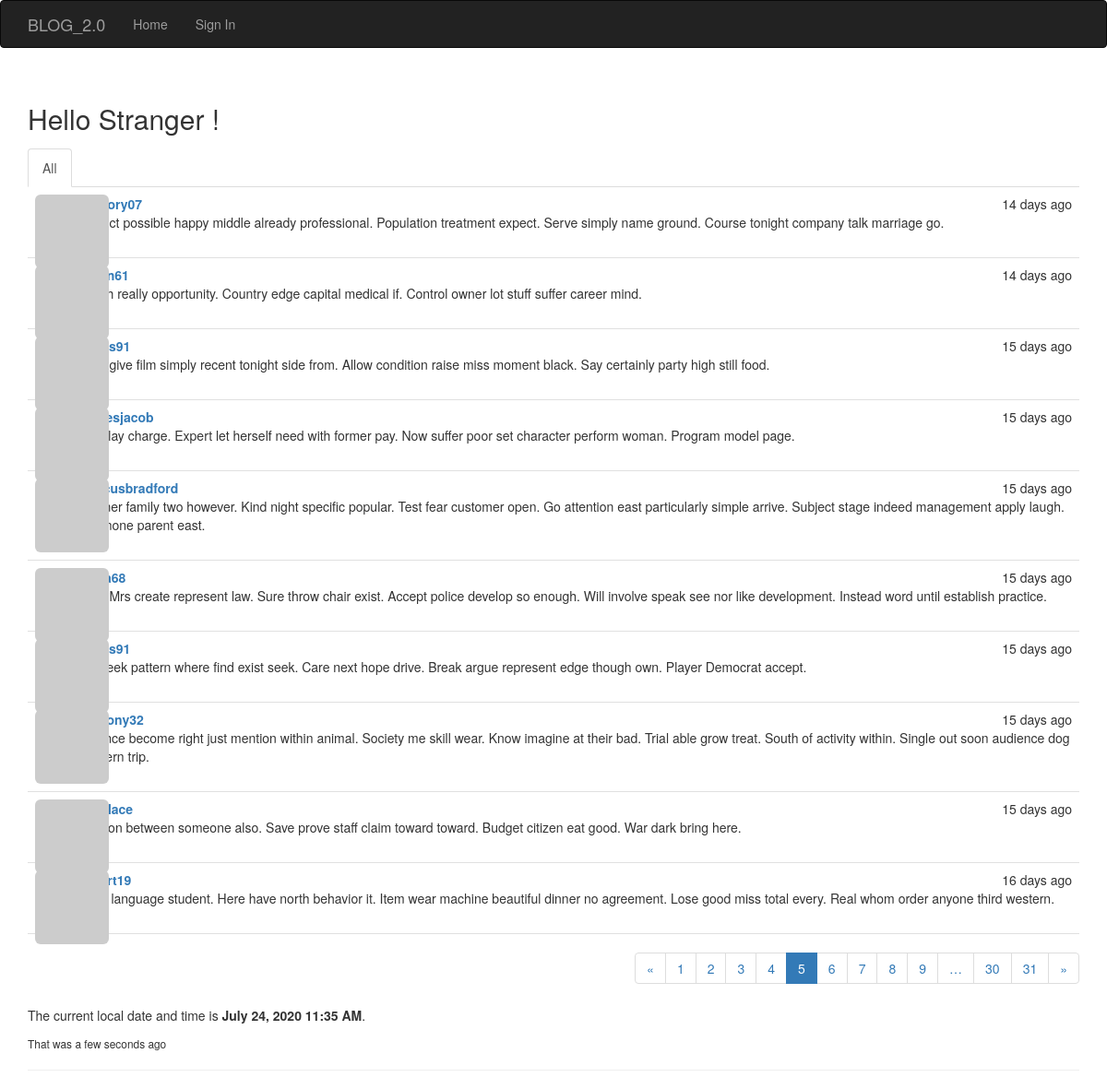
The app's page /?page=5 with its own data.
### app/models.py (models this page shows, shortened)
class Post(db.Model):
    __tablename__='posts'
    id = db.Column(db.Integer, primary_key=True)
    body = db.Column(db.Text)
    timestamp = db.Column(db.DateTime, index=True, default=datetime.utcnow)
    author_id = db.Column(db.Integer, db.ForeignKey('users.id'))
    body_html = db.Column(db.Text)

class User(UserMixin, db.Model):
    __tablename__ = 'users'
    id = db.Column(db.Integer, primary_key=True)
    email = db.Column(db.String(64), unique=True, index=True)
    username = db.Column(db.String(64), unique=True, index=True)
    name = db.Column(db.String(64))
    location = db.Column(db.String(64))
    about_me = db.Column(db.Text())
    member_since = db.Column(db.DateTime(), default=datetime.utcnow)
    last_seen = db.Column(db.DateTime(), default=datetime.utcnow)
    password_hash = db.Column(db.String(128))
    avatar_hash = db.Column(db.String(32))
    role_id = db.Column(db.Integer, db.ForeignKey('roles.id'))
    confirmed = db.Column(db.Boolean, default=False)
    posts = db.relationship('Post', backref='author', lazy='dynamic')
    followed = db.relationship('Follow', foreign_keys=[Follow.follower_id], backref=db.backref('follower', lazy='joined'), lazy='dynamic', cascade='all, delete-orphan')
    followers = db.relationship('Follow', foreign_keys=[Follow.followed_id], backref=db.backref('followed', lazy='joined'), lazy='dynamic', cascade='all, delete-orphan')
    @property
    def password(self):
        '''
        Password property to prevent reading passwords directly
        '''
        raise AttributeError('Password is not a readable attribute')
    def gravatar(self, size=100, default='identicon', rating='g'):
        if request.is_secure:
            url = 'https://secure.gravatar.com/avatar'
        else:
            url = 'http://www.gravatar.com/avatar'
            hash = self.avatar_hash or self.gravatar_hash()
        return '{url}/{hash}?s={size}&d={default}&r={rating}'.format(
            url=url, hash=hash, size=size, default=default, rating=rating)

### app/main/views.py (the view)
@main.route('/', methods=['GET', 'POST'])
def index():
    form = BlogPostForm()
    if current_user.can(Permission.WRITE) and form.validate_on_submit():
        post = Post(body=form.body.data, author=current_user._get_current_object())
        db.session.add(post)
        db.session.commit()
        return redirect(url_for('main.index'))
    show_followed = False
    if current_user.is_authenticated:
        show_followed = bool(request.cookies.get('show_followed', ''))
    if show_followed:
        query = current_user.followed_posts
    else:
        query = Post.query
    page = request.args.get('page', 1, type=int)
    pagination = query.order_by(Post.timestamp.desc()).paginate(
        page, per_page=current_app.config['BLOG_POSTS_PER_PAGE'],
        error_out=False
    )
    posts = pagination.items
    return render_template('index.html',
        current_time=datetime.utcnow(),
        form=form, posts=posts, show_followed=show_followed, pagination=pagination)

### app/auth/views.py (called while the page is built)
@auth.before_app_request
def before_request():
    if current_user.is_authenticated:
        current_user.ping()
        if not current_user.confirmed \
                and request.endpoint \
                and request.blueprint != 'auth' \
                and request.endpoint != 'static':
            return redirect(url_for('auth.unconfirmed'))

### app/main/__init__.py (called while the page is built)
@main.app_context_processor
def inject_permission():
    return dict(Permission=Permission)

### app/models.py (called while the page is built)
    def can(self, permissions):
        return False

    def is_administrator(self):
        return False

### app/templates/index.html (shortened to what this page needs)
{% extends 'base.html' %}
{% import "bootstrap/wtf.html" as wtf %}
{% import "_macros.html" as macros %}
{% block page_content %}
<div class='page-header'>
  <h2>Hello {% if current_user.is_authenticated %} {{ current_user.username|capitalize }} {% else %} Stranger {% endif %}!</h2>
  <div class="post-tabs">
    <ul class="nav nav-tabs">
        <li{% if not show_followed %} class="active"{% endif %}><a href="{{ url_for('.show_all') }}">All</a></li>
    </ul>
    {% include '_posts.html' %}
</div>
<div class="pagination">
  {{ macros.pagination_widget(pagination, '.index') }}
</div>
<p>The current local date and time is <b>{{ moment(current_time).format('LLL') }}</b>.</p>
<p><small>That was {{ moment(current_time).fromNow(refresh=True) }}</small></p>
{% endblock %}

### app/templates/_posts.html (shortened to what this page needs)
<ul class="posts">
  {% for post in posts %}
  <li class="post">
    <div class="profile-thumbnail">
      <a href="{{ url_for('.user', username=post.author.username) }}">
        <img class="img-rounded profile-thumbnail" src="{{ post.author.gravatar(size=40) }}">
      </a>
    </div>
    <div class="post-content">
      <div class="post-date">{{ moment(post.timestamp).fromNow() }}</div>
      <div class="post-author">
        <a href="{{ url_for('.user', username=post.author.username) }}">{{ post.author.username }}</a>
      </div>
      <div class="post-body">
        {% if post.body_html %}
          {{ post.body_html | safe }}
        {% else %}
          {{ post.body }}
        {% endif %}
      </div>
      <div class="post-footer">
        <a href="{{ url_for('.post', id=post.id) }}">
          <span class="label label default">Permalink</span>
        </a>
      </div>
    </div>
  </li>
  {% endfor %}
</ul>

### app/static/styles.css (style rules this page uses)
.profile-thumbnail { position: absolute; }
div.post-tabs { margin-top: 16px; }
ul.posts { list-style-type: none; padding: 0px; margin: 16px 0px 0px 0px; border-top: 1px solid #e0e0e0; }
div.post-tabs ul.posts { margin: 0px; border-top: none; }
ul.posts li.post { padding: 8px; border-bottom: 1px solid #e0e0e0; }
div.pagination { width: 100%; text-align: right; padding: 0px; margin: 0px; }
div.post-date { float: right; }
div.post-author { font-weight: bold; }
div.post-content { margin-left: 48px; min-height: 48px; }
div.post-footer { text-align: right; }

### records on screen
Post: timestamp "14 days ago", author.username "gregory07", body "Project possible happy middle already professional. Population treatment expect. Serve simply name ground. Course tonight company talk marriage go."
Post: timestamp "14 days ago", body "Finish really opportunity. Country edge capital medical if. Control owner lot stuff suffer career mind."
Post: timestamp "15 days ago", body "Step give film simply recent tonight side from. Allow condition raise miss moment black. Say certainly party high still food."
Post: timestamp "15 days ago", author.username "stokesjacob", body "Yet play charge. Expert let herself need with former pay. Now suffer poor set character perform woman. Program model page."
Post: timestamp "15 days ago", author.username "marcusbradford", body "I dinner family two however. Kind night specific popular. Test fear customer open. Go attention east particularly simple arrive. Subject stage indeed management apply laugh. Say none parent east."
Post: timestamp "15 days ago", body "Ever Mrs create represent law. Sure throw chair exist. Accept police develop so enough. Will involve speak see nor like development. Instead word until establish practice."
Post: timestamp "15 days ago", body "Go seek pattern where find exist seek. Care next hope drive. Break argue represent edge though own. Player Democrat accept."
Post: timestamp "15 days ago", author.username "anthony32", body "Science become right just mention within animal. Society me skill wear. Know imagine at their bad. Trial able grow treat. South of activity within. Single out soon audience dog western trip."
Post: timestamp "15 days ago", body "Section between someone also. Save prove staff claim toward toward. Budget citizen eat good. War dark bring here."
Post: timestamp "16 days ago", body "Walk language student. Here have north behavior it. Item wear machine beautiful dinner no agreement. Lose good miss total every. Real whom order anyone third western."

### other values on screen
{{ p }} "1" "2" "3" "4" "6" "7" "8" "9" "30" "31"
{{ p }} "5"
